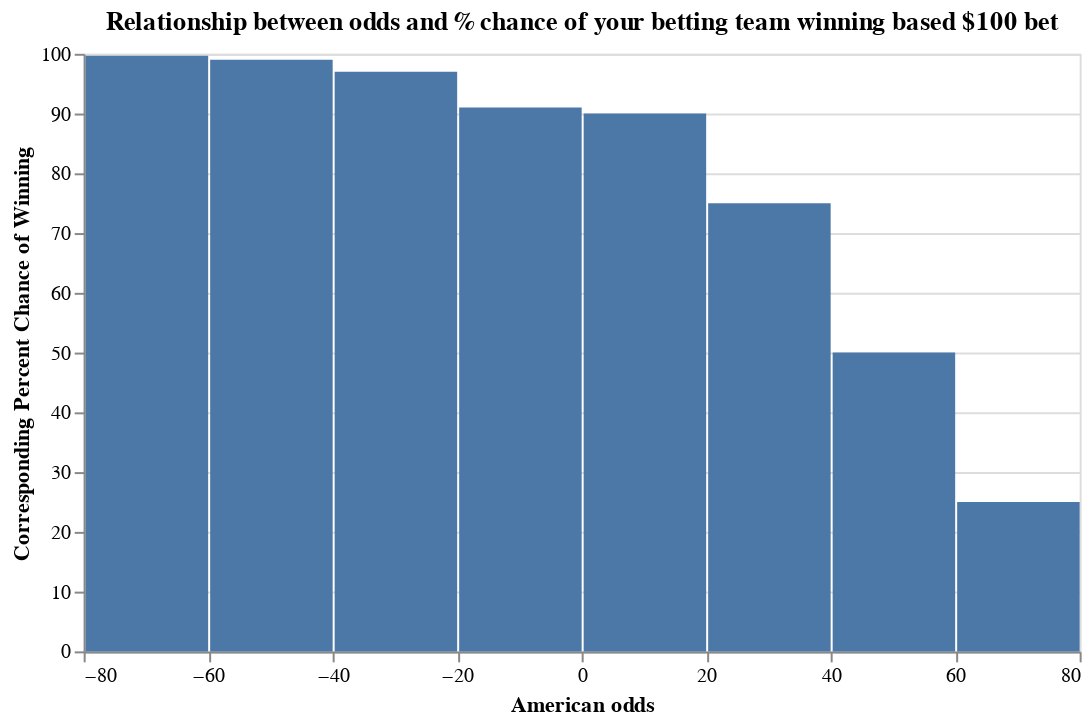

The notebook cell saved with this chart:
### Code cell
#graph the above data
chart2 = alt.Chart(odds_chance_table, width=500, height=300).mark_bar().encode(
                   x=alt.X('odds', bin=alt.Bin(maxbins=10), title='American odds'), 
                   y=alt.Y('percent_chance', title='Corresponding Percent Chance of Winning')
         ).properties(title="Relationship between odds and % chance of your betting team winning based $100 bet")
chart2

### Figure 1 — Vega-Lite specification as saved in the notebook (floating-point values rounded to 4 significant figures)
{"config": {"view": {"continuousWidth": 400, "continuousHeight": 300}}, "data": {"name": "data-a7c5ad7a8de090fd920b341bec122b0a"}, "mark": "bar", "encoding": {"x": {"bin": {"maxbins": 10}, "field": "odds", "title": "American odds", "type": "quantitative"}, "y": {"field": "percent_chance", "title": "Corresponding Percent Chance of Winning", "type": "quantitative"}}, "height": 300, "title": "Relationship between odds and % chance of your betting team winning based $100 bet", "width": 500, "$schema": "https://vega.github.io/schema/vega-lite/v4.17.0.json", "datasets": {"data-a7c5ad7a8de090fd920b341bec122b0a": [{"odds": -75, "percent_chance": 99.67}, {"odds": -50, "percent_chance": 99.0}, {"odds": -25, "percent_chance": 97.0}, {"odds": -10, "percent_chance": 91.0}, {"odds": 10, "percent_chance": 90.0}, {"odds": 25, "percent_chance": 75.0}, {"odds": 50, "percent_chance": 50.0}, {"odds": 75, "percent_chance": 25.0}]}}
